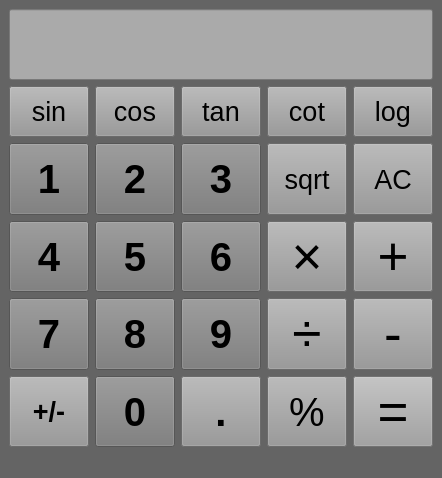
<?xml version="1.0" encoding="UTF-8"?>
<ui version="4.0">
 <class>MainWindow</class>
 <widget class="QMainWindow" name="MainWindow">
  <property name="geometry">
   <rect>
    <x>0</x>
    <y>0</y>
    <width>419</width>
    <height>478</height>
   </rect>
  </property>
  <property name="windowTitle">
   <string>Calculator</string>
  </property>
  <property name="autoFillBackground">
   <bool>false</bool>
  </property>
  <property name="styleSheet">
   <string notr="true">background-color:rgb(100,100, 100);</string>
  </property>
  <widget class="QWidget" name="centralwidget">
   <layout class="QGridLayout" name="gridLayout_2">
    <item row="0" column="0">
     <layout class="QGridLayout" name="gridLayout" rowstretch="7,5,7,7,7,7" columnstretch="7,7,7,5,5">
      <item row="3" column="4">
       <widget class="QPushButton" name="sum">
        <property name="sizePolicy">
         <sizepolicy hsizetype="Minimum" vsizetype="Expanding">
          <horstretch>0</horstretch>
          <verstretch>0</verstretch>
         </sizepolicy>
        </property>
        <property name="font">
         <font>
          <pointsize>40</pointsize>
         </font>
        </property>
        <property name="styleSheet">
         <string notr="true">background-color:rgb(150,150, 150);</string>
        </property>
        <property name="text">
         <string>+</string>
        </property>
       </widget>
      </item>
      <item row="4" column="2">
       <widget class="QPushButton" name="n9">
        <property name="sizePolicy">
         <sizepolicy hsizetype="Minimum" vsizetype="Expanding">
          <horstretch>0</horstretch>
          <verstretch>0</verstretch>
         </sizepolicy>
        </property>
        <property name="font">
         <font>
          <pointsize>30</pointsize>
          <bold>true</bold>
         </font>
        </property>
        <property name="styleSheet">
         <string notr="true">background-color:rgb(120,120, 120);</string>
        </property>
        <property name="text">
         <string>9</string>
        </property>
       </widget>
      </item>
      <item row="1" column="3">
       <widget class="QPushButton" name="cot">
        <property name="sizePolicy">
         <sizepolicy hsizetype="Minimum" vsizetype="Expanding">
          <horstretch>0</horstretch>
          <verstretch>0</verstretch>
         </sizepolicy>
        </property>
        <property name="font">
         <font>
          <pointsize>20</pointsize>
          <bold>false</bold>
         </font>
        </property>
        <property name="styleSheet">
         <string notr="true">background-color:rgb(150,150, 150);</string>
        </property>
        <property name="text">
         <string>cot</string>
        </property>
       </widget>
      </item>
      <item row="5" column="1">
       <widget class="QPushButton" name="n0">
        <property name="sizePolicy">
         <sizepolicy hsizetype="Minimum" vsizetype="Expanding">
          <horstretch>0</horstretch>
          <verstretch>0</verstretch>
         </sizepolicy>
        </property>
        <property name="font">
         <font>
          <pointsize>30</pointsize>
          <bold>true</bold>
         </font>
        </property>
        <property name="styleSheet">
         <string notr="true">background-color:rgb(120,120, 120);</string>
        </property>
        <property name="text">
         <string>0</string>
        </property>
       </widget>
      </item>
      <item row="4" column="0">
       <widget class="QPushButton" name="n7">
        <property name="sizePolicy">
         <sizepolicy hsizetype="Minimum" vsizetype="Expanding">
          <horstretch>0</horstretch>
          <verstretch>0</verstretch>
         </sizepolicy>
        </property>
        <property name="font">
         <font>
          <pointsize>30</pointsize>
          <bold>true</bold>
         </font>
        </property>
        <property name="styleSheet">
         <string notr="true">background-color:rgb(120,120, 120);</string>
        </property>
        <property name="text">
         <string>7</string>
        </property>
       </widget>
      </item>
      <item row="1" column="0">
       <widget class="QPushButton" name="sin">
        <property name="sizePolicy">
         <sizepolicy hsizetype="Minimum" vsizetype="Expanding">
          <horstretch>0</horstretch>
          <verstretch>0</verstretch>
         </sizepolicy>
        </property>
        <property name="font">
         <font>
          <pointsize>20</pointsize>
          <bold>false</bold>
         </font>
        </property>
        <property name="styleSheet">
         <string notr="true">background-color:rgb(150,150, 150);</string>
        </property>
        <property name="text">
         <string>sin</string>
        </property>
       </widget>
      </item>
      <item row="5" column="4">
       <widget class="QPushButton" name="equal">
        <property name="sizePolicy">
         <sizepolicy hsizetype="Minimum" vsizetype="Expanding">
          <horstretch>0</horstretch>
          <verstretch>0</verstretch>
         </sizepolicy>
        </property>
        <property name="font">
         <font>
          <pointsize>40</pointsize>
          <bold>false</bold>
         </font>
        </property>
        <property name="styleSheet">
         <string notr="true">background-color:rgb(160,160, 160);</string>
        </property>
        <property name="text">
         <string>=</string>
        </property>
       </widget>
      </item>
      <item row="1" column="4">
       <widget class="QPushButton" name="log">
        <property name="sizePolicy">
         <sizepolicy hsizetype="Minimum" vsizetype="Expanding">
          <horstretch>0</horstretch>
          <verstretch>0</verstretch>
         </sizepolicy>
        </property>
        <property name="font">
         <font>
          <pointsize>20</pointsize>
          <bold>false</bold>
         </font>
        </property>
        <property name="styleSheet">
         <string notr="true">background-color:rgb(150,150, 150);</string>
        </property>
        <property name="text">
         <string>log</string>
        </property>
       </widget>
      </item>
      <item row="3" column="1">
       <widget class="QPushButton" name="n5">
        <property name="sizePolicy">
         <sizepolicy hsizetype="Minimum" vsizetype="Expanding">
          <horstretch>0</horstretch>
          <verstretch>0</verstretch>
         </sizepolicy>
        </property>
        <property name="font">
         <font>
          <pointsize>30</pointsize>
          <bold>true</bold>
         </font>
        </property>
        <property name="styleSheet">
         <string notr="true">background-color:rgb(120,120, 120);</string>
        </property>
        <property name="text">
         <string>5</string>
        </property>
       </widget>
      </item>
      <item row="0" column="0" colspan="5">
       <widget class="QLineEdit" name="textbox">
        <property name="sizePolicy">
         <sizepolicy hsizetype="Expanding" vsizetype="Expanding">
          <horstretch>0</horstretch>
          <verstretch>0</verstretch>
         </sizepolicy>
        </property>
        <property name="font">
         <font>
          <pointsize>30</pointsize>
          <bold>true</bold>
         </font>
        </property>
        <property name="styleSheet">
         <string notr="true">background-color:rgb(170,170, 170);</string>
        </property>
        <property name="text">
         <string/>
        </property>
        <property name="readOnly">
         <bool>false</bool>
        </property>
       </widget>
      </item>
      <item row="2" column="1">
       <widget class="QPushButton" name="n2">
        <property name="sizePolicy">
         <sizepolicy hsizetype="Minimum" vsizetype="Expanding">
          <horstretch>0</horstretch>
          <verstretch>0</verstretch>
         </sizepolicy>
        </property>
        <property name="font">
         <font>
          <pointsize>30</pointsize>
          <bold>true</bold>
         </font>
        </property>
        <property name="styleSheet">
         <string notr="true">background-color:rgb(120,120, 120);</string>
        </property>
        <property name="text">
         <string>2</string>
        </property>
       </widget>
      </item>
      <item row="3" column="2">
       <widget class="QPushButton" name="n6">
        <property name="sizePolicy">
         <sizepolicy hsizetype="Minimum" vsizetype="Expanding">
          <horstretch>0</horstretch>
          <verstretch>0</verstretch>
         </sizepolicy>
        </property>
        <property name="font">
         <font>
          <pointsize>30</pointsize>
          <bold>true</bold>
         </font>
        </property>
        <property name="styleSheet">
         <string notr="true">background-color:rgb(120,120, 120);</string>
        </property>
        <property name="text">
         <string>6</string>
        </property>
       </widget>
      </item>
      <item row="4" column="3">
       <widget class="QPushButton" name="dev">
        <property name="sizePolicy">
         <sizepolicy hsizetype="Minimum" vsizetype="Expanding">
          <horstretch>0</horstretch>
          <verstretch>0</verstretch>
         </sizepolicy>
        </property>
        <property name="font">
         <font>
          <pointsize>40</pointsize>
         </font>
        </property>
        <property name="styleSheet">
         <string notr="true">background-color:rgb(150,150, 150);</string>
        </property>
        <property name="text">
         <string>÷</string>
        </property>
       </widget>
      </item>
      <item row="1" column="1">
       <widget class="QPushButton" name="cos">
        <property name="sizePolicy">
         <sizepolicy hsizetype="Minimum" vsizetype="Expanding">
          <horstretch>0</horstretch>
          <verstretch>0</verstretch>
         </sizepolicy>
        </property>
        <property name="font">
         <font>
          <pointsize>20</pointsize>
          <bold>false</bold>
         </font>
        </property>
        <property name="styleSheet">
         <string notr="true">background-color:rgb(150,150, 150);</string>
        </property>
        <property name="text">
         <string>cos</string>
        </property>
       </widget>
      </item>
      <item row="2" column="4">
       <widget class="QPushButton" name="AC">
        <property name="sizePolicy">
         <sizepolicy hsizetype="Minimum" vsizetype="Expanding">
          <horstretch>0</horstretch>
          <verstretch>0</verstretch>
         </sizepolicy>
        </property>
        <property name="font">
         <font>
          <pointsize>20</pointsize>
          <bold>false</bold>
         </font>
        </property>
        <property name="styleSheet">
         <string notr="true">background-color:rgb(150,150, 150);</string>
        </property>
        <property name="text">
         <string>AC</string>
        </property>
       </widget>
      </item>
      <item row="4" column="1">
       <widget class="QPushButton" name="n8">
        <property name="sizePolicy">
         <sizepolicy hsizetype="Minimum" vsizetype="Expanding">
          <horstretch>0</horstretch>
          <verstretch>0</verstretch>
         </sizepolicy>
        </property>
        <property name="font">
         <font>
          <pointsize>30</pointsize>
          <bold>true</bold>
         </font>
        </property>
        <property name="styleSheet">
         <string notr="true">background-color:rgb(120,120, 120);</string>
        </property>
        <property name="text">
         <string>8</string>
        </property>
       </widget>
      </item>
      <item row="3" column="0">
       <widget class="QPushButton" name="n4">
        <property name="sizePolicy">
         <sizepolicy hsizetype="Minimum" vsizetype="Expanding">
          <horstretch>0</horstretch>
          <verstretch>0</verstretch>
         </sizepolicy>
        </property>
        <property name="font">
         <font>
          <pointsize>30</pointsize>
          <bold>true</bold>
         </font>
        </property>
        <property name="styleSheet">
         <string notr="true">background-color:rgb(120,120, 120);</string>
        </property>
        <property name="text">
         <string>4</string>
        </property>
       </widget>
      </item>
      <item row="2" column="0">
       <widget class="QPushButton" name="n1">
        <property name="sizePolicy">
         <sizepolicy hsizetype="Minimum" vsizetype="Expanding">
          <horstretch>0</horstretch>
          <verstretch>0</verstretch>
         </sizepolicy>
        </property>
        <property name="font">
         <font>
          <pointsize>30</pointsize>
          <bold>true</bold>
         </font>
        </property>
        <property name="styleSheet">
         <string notr="true">background-color:rgb(120,120, 120);</string>
        </property>
        <property name="text">
         <string>1</string>
        </property>
       </widget>
      </item>
      <item row="5" column="0">
       <widget class="QPushButton" name="PN">
        <property name="sizePolicy">
         <sizepolicy hsizetype="Minimum" vsizetype="Expanding">
          <horstretch>0</horstretch>
          <verstretch>0</verstretch>
         </sizepolicy>
        </property>
        <property name="font">
         <font>
          <pointsize>20</pointsize>
          <bold>true</bold>
         </font>
        </property>
        <property name="styleSheet">
         <string notr="true">background-color:rgb(150,150, 150);</string>
        </property>
        <property name="text">
         <string>+/-</string>
        </property>
       </widget>
      </item>
      <item row="2" column="3">
       <widget class="QPushButton" name="sqrt">
        <property name="sizePolicy">
         <sizepolicy hsizetype="Minimum" vsizetype="Expanding">
          <horstretch>0</horstretch>
          <verstretch>0</verstretch>
         </sizepolicy>
        </property>
        <property name="font">
         <font>
          <pointsize>20</pointsize>
          <bold>false</bold>
         </font>
        </property>
        <property name="styleSheet">
         <string notr="true">background-color:rgb(150,150, 150);</string>
        </property>
        <property name="text">
         <string>sqrt</string>
        </property>
       </widget>
      </item>
      <item row="4" column="4">
       <widget class="QPushButton" name="sub">
        <property name="sizePolicy">
         <sizepolicy hsizetype="Minimum" vsizetype="Expanding">
          <horstretch>0</horstretch>
          <verstretch>0</verstretch>
         </sizepolicy>
        </property>
        <property name="font">
         <font>
          <pointsize>40</pointsize>
         </font>
        </property>
        <property name="mouseTracking">
         <bool>false</bool>
        </property>
        <property name="contextMenuPolicy">
         <enum>Qt::DefaultContextMenu</enum>
        </property>
        <property name="layoutDirection">
         <enum>Qt::LeftToRight</enum>
        </property>
        <property name="styleSheet">
         <string notr="true">background-color:rgb(150,150, 150);</string>
        </property>
        <property name="text">
         <string>-</string>
        </property>
       </widget>
      </item>
      <item row="5" column="3">
       <widget class="QPushButton" name="percent">
        <property name="sizePolicy">
         <sizepolicy hsizetype="Minimum" vsizetype="Expanding">
          <horstretch>0</horstretch>
          <verstretch>0</verstretch>
         </sizepolicy>
        </property>
        <property name="font">
         <font>
          <pointsize>30</pointsize>
          <bold>false</bold>
         </font>
        </property>
        <property name="styleSheet">
         <string notr="true">background-color:rgb(150,150, 150);</string>
        </property>
        <property name="text">
         <string>%</string>
        </property>
       </widget>
      </item>
      <item row="2" column="2">
       <widget class="QPushButton" name="n3">
        <property name="sizePolicy">
         <sizepolicy hsizetype="Minimum" vsizetype="Expanding">
          <horstretch>0</horstretch>
          <verstretch>0</verstretch>
         </sizepolicy>
        </property>
        <property name="font">
         <font>
          <pointsize>30</pointsize>
          <bold>true</bold>
         </font>
        </property>
        <property name="styleSheet">
         <string notr="true">background-color:rgb(120,120, 120);</string>
        </property>
        <property name="text">
         <string>3</string>
        </property>
       </widget>
      </item>
      <item row="5" column="2">
       <widget class="QPushButton" name="dot">
        <property name="sizePolicy">
         <sizepolicy hsizetype="Minimum" vsizetype="Expanding">
          <horstretch>0</horstretch>
          <verstretch>0</verstretch>
         </sizepolicy>
        </property>
        <property name="font">
         <font>
          <pointsize>30</pointsize>
          <bold>true</bold>
         </font>
        </property>
        <property name="styleSheet">
         <string notr="true">background-color:rgb(150,150, 150);</string>
        </property>
        <property name="text">
         <string>.</string>
        </property>
       </widget>
      </item>
      <item row="1" column="2">
       <widget class="QPushButton" name="tan">
        <property name="sizePolicy">
         <sizepolicy hsizetype="Minimum" vsizetype="Expanding">
          <horstretch>0</horstretch>
          <verstretch>0</verstretch>
         </sizepolicy>
        </property>
        <property name="font">
         <font>
          <pointsize>20</pointsize>
          <bold>false</bold>
         </font>
        </property>
        <property name="styleSheet">
         <string notr="true">background-color:rgb(150,150, 150);</string>
        </property>
        <property name="text">
         <string>tan</string>
        </property>
       </widget>
      </item>
      <item row="3" column="3">
       <widget class="QPushButton" name="mul">
        <property name="sizePolicy">
         <sizepolicy hsizetype="Minimum" vsizetype="Expanding">
          <horstretch>0</horstretch>
          <verstretch>0</verstretch>
         </sizepolicy>
        </property>
        <property name="font">
         <font>
          <pointsize>40</pointsize>
         </font>
        </property>
        <property name="mouseTracking">
         <bool>false</bool>
        </property>
        <property name="contextMenuPolicy">
         <enum>Qt::DefaultContextMenu</enum>
        </property>
        <property name="layoutDirection">
         <enum>Qt::LeftToRight</enum>
        </property>
        <property name="styleSheet">
         <string notr="true">background-color:rgb(150,150, 150);</string>
        </property>
        <property name="text">
         <string>×</string>
        </property>
       </widget>
      </item>
     </layout>
    </item>
   </layout>
  </widget>
  <widget class="QMenuBar" name="menubar">
   <property name="geometry">
    <rect>
     <x>0</x>
     <y>0</y>
     <width>419</width>
     <height>22</height>
    </rect>
   </property>
  </widget>
  <widget class="QStatusBar" name="statusbar"/>
 </widget>
 <resources/>
 <connections/>
</ui>
